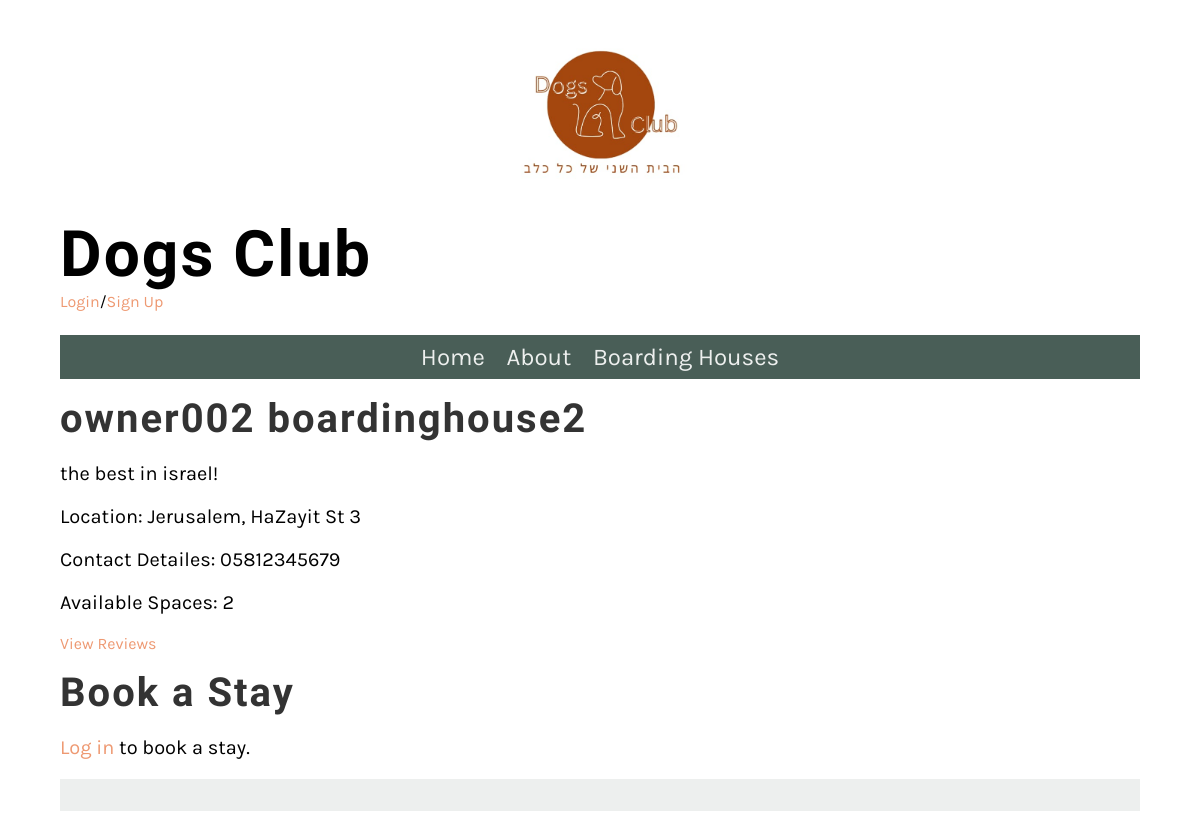
The page /Website/boardinghouses/14/ on the database as committed earlier.
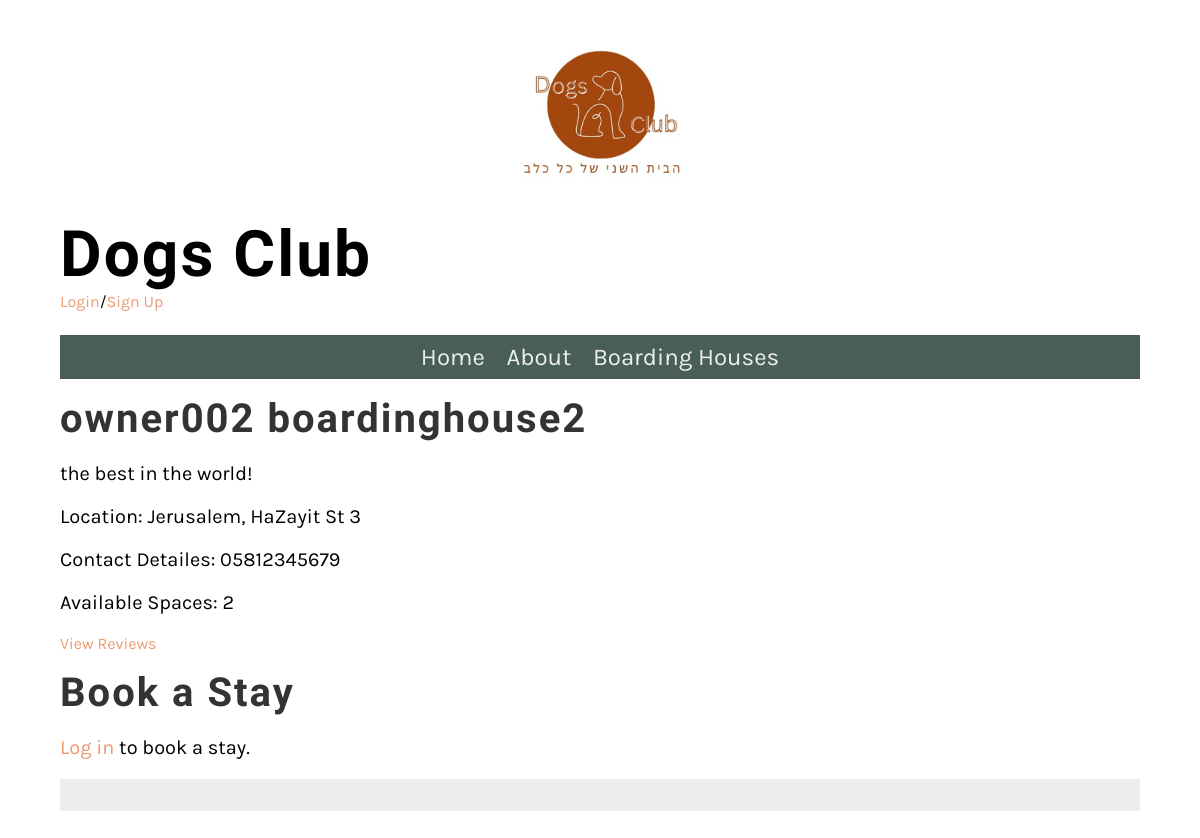
The same page on the database as committed later.
### Website/models.py (models this page shows, shortened)
class BoardingHouse(models.Model):
    DEFAULT_MAP_LOCATION = r"https://www.google.com/maps/embed?pb=!1m18!1m12!1m3!1d3487844.11496039!2d32.44041769453558!3d31.383867609568092!2m3!1f0!2f0!3f0!3m2!1i1024!2i768!4f13.1!3m3!1m2!1s0x1500492432a7c98b%3A0x6a6b422013352cba!2sIsrael!5e0!3m2!1sen!2sil!4v1712740457423!5m2!1sen!2sil"
    user = models.ForeignKey(User, on_delete=models.CASCADE)
    name = models.CharField(max_length=255)
    description = models.TextField()
    location = models.CharField(max_length=255)
    map_location = models.URLField(default=DEFAULT_MAP_LOCATION, max_length=1000)
    contact_details = models.CharField(max_length=255)
    available_spaces = models.PositiveIntegerField()

### Website/views.py (the view)
# urls.py: path('boardinghouses/<int:boardinghouse_id>/', BoardinghouseDetailView.as_view(), name='boardinghouse_detail'),
class BoardinghouseDetailView(View):
    def get(self, request, boardinghouse_id, *args, **kwargs):
        boardinghouse = get_object_or_404(BoardingHouse, id=boardinghouse_id)
        if request.user.is_authenticated:
            form = BookingForm(user=request.user)
            return render(request, 'boardinghouse_detail.html', {'boardinghouse': boardinghouse, 'form': form})
        return render(request, 'boardinghouse_detail.html', {'boardinghouse': boardinghouse})

### Website/templatetags/custom_filters.py (called while the page is built)
@register.filter
def has_group(user, group_name):
    return user.groups.filter(name=group_name).exists()

### Website/templates/boardinghouse_detail.html (shortened to what this page needs)
{% extends 'base.html' %}
{% load custom_filters %}
{% block content %}
        <h2>{{ boardinghouse.name }}</h2>
        <p>{{ boardinghouse.description }}</p>
        <p>Location: {{ boardinghouse.location }}</p>
        <p> Contact Detailes: {{boardinghouse.contact_details}}</p>
        <p>Available Spaces: {{ boardinghouse.available_spaces }}</p>
    <a href="{% url 'reviews' boardinghouse.id %}">View Reviews</a>
        <h2>Book a Stay</h2>
        {% if request.user|has_group:"Customers" %}
            <form method="post" action="{% url 'booking' boardinghouse.id %}">
                {% csrf_token %}
                {{ form.as_p }}
                <button type="submit" class="small_button">Book Now</button>
            </form>
        {% elif not request.user|has_group:"Boardinghouse Owners" %}
            <p><a href="{% url 'login' %}">Log in</a> to book a stay.</p>
        {% endif %}
{% endblock %}

Rows that differ between the two databases and show on the page:
changed BoardingHouse "owner002 boardinghouse2": description "the best in israel!" → "the best in the world!"
